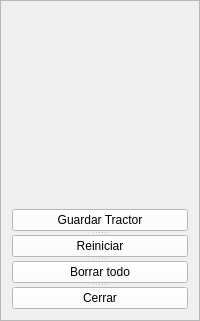
           <widget class="QFrame" name="frame_5">
            <property name="frameShape">
             <enum>QFrame::StyledPanel</enum>
            </property>
            <property name="frameShadow">
             <enum>QFrame::Raised</enum>
            </property>
            <layout class="QVBoxLayout" name="verticalLayout_4">
             <item>
              <spacer name="verticalSpacer">
               <property name="orientation">
                <enum>Qt::Vertical</enum>
               </property>
               <property name="sizeType">
                <enum>QSizePolicy::Expanding</enum>
               </property>
               <property name="sizeHint" stdset="0">
                <size>
                 <width>20</width>
                 <height>197</height>
                </size>
               </property>
              </spacer>
             </item>
             <item>
              <widget class="QSplitter" name="splitter_37">
               <property name="orientation">
                <enum>Qt::Vertical</enum>
               </property>
               <widget class="QPushButton" name="btnguardar_t">
                <property name="styleSheet">
                 <string notr="true">background-color: rgb(255, 255, 255);</string>
                </property>
                <property name="text">
                 <string>Guardar Tractor</string>
                </property>
               </widget>
               <widget class="QPushButton" name="reiniciar_t">
                <property name="styleSheet">
                 <string notr="true">background-color: rgb(255, 255, 255);</string>
                </property>
                <property name="text">
                 <string>Reiniciar</string>
                </property>
               </widget>
               <widget class="QPushButton" name="borrar_t">
                <property name="styleSheet">
                 <string notr="true">background-color: rgb(255, 255, 255);</string>
                </property>
                <property name="text">
                 <string>Borrar todo</string>
                </property>
               </widget>
               <widget class="QPushButton" name="cerrar_t">
                <property name="styleSheet">
                 <string notr="true">background-color: rgb(255, 255, 255);</string>
                </property>
                <property name="text">
                 <string>Cerrar</string>
                </property>
               </widget>
              </widget>
             </item>
            </layout>
           </widget>
